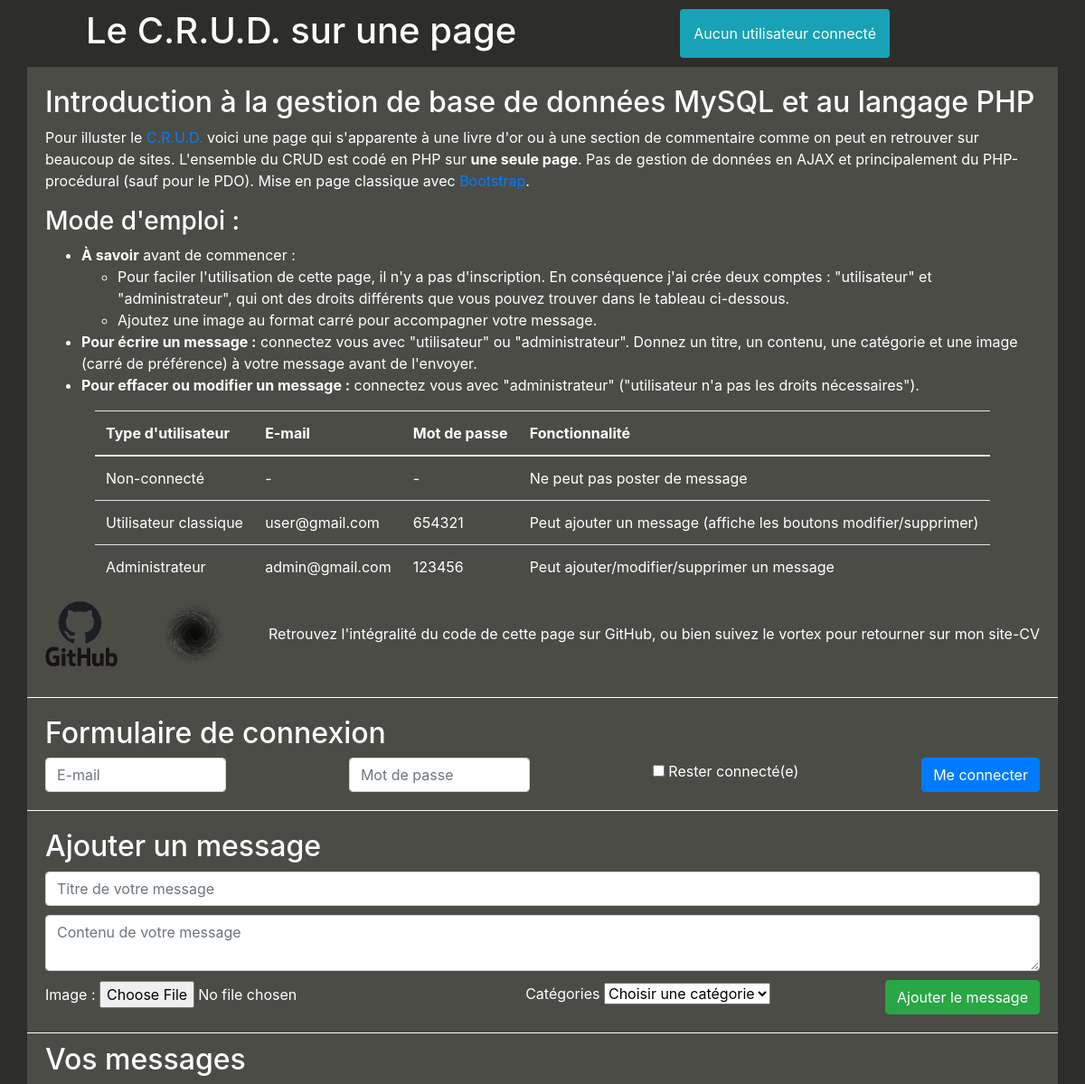
Before: / with the older database file.
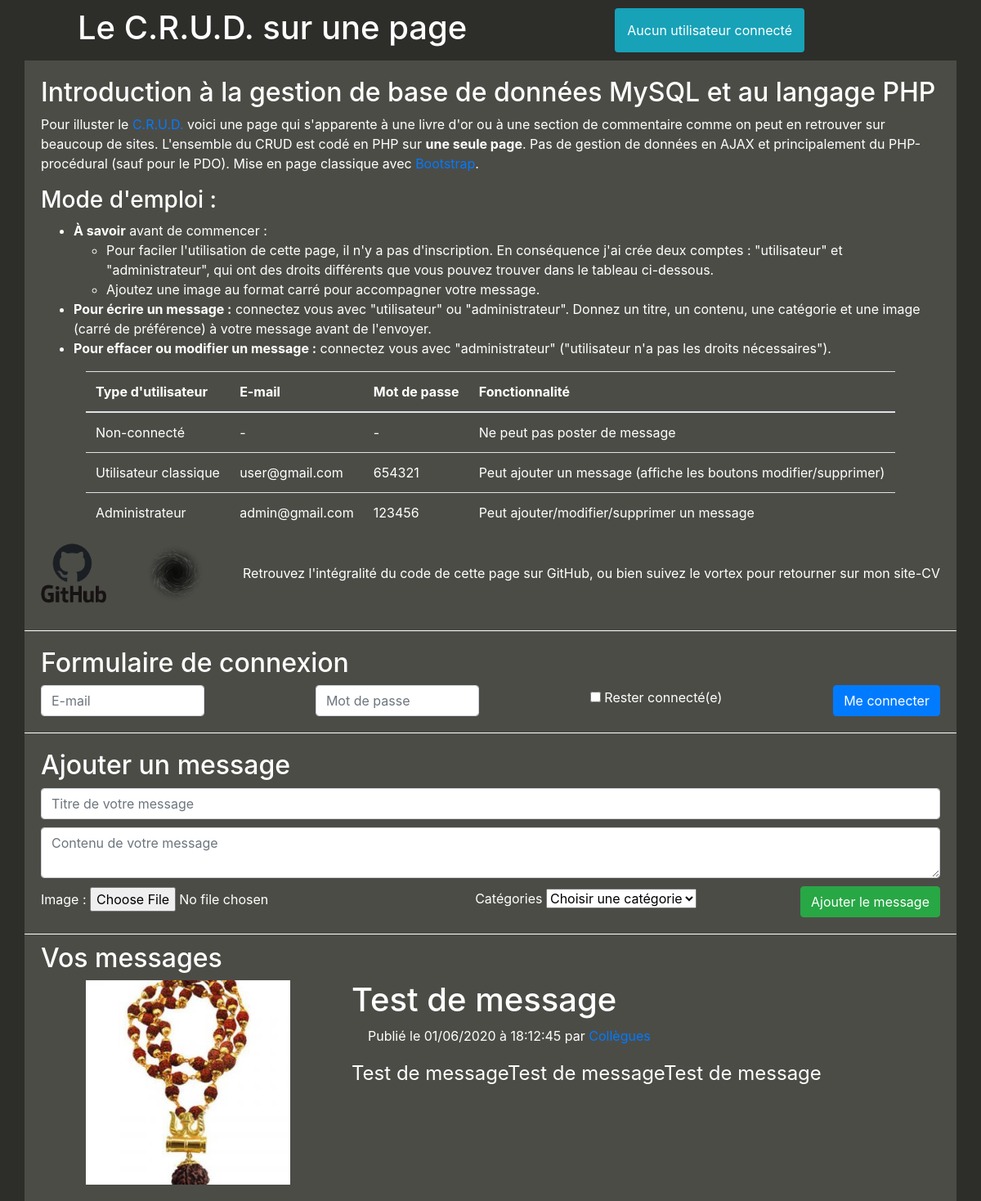
After: the same page with the newer database file.
### tables this page shows
CREATE TABLE `messages` (
  `id` int(11) NOT NULL,
  `title` varchar(255) NOT NULL,
  `content` longtext NOT NULL,
  `featured_image` varchar(255) DEFAULT NULL,
  `created_at` datetime NOT NULL DEFAULT current_timestamp(),
  `users_id` int(11) NOT NULL
);

### inc/lib.php (called while the page is built, shortened)
<?php
function verifForm($variablesuperglobale, $champs){
   foreach($champs as $champ){
       if(isset($variablesuperglobale[$champ]) && !empty($variablesuperglobale[$champ])){
           $reponse = true;
       }else{
           return false;
       }
   }
    return $reponse;
}
?>

### index.php (the view, shortened to what this page needs)
<?php
$title = '';
$content = '';
$message = null;
require_once('inc/connect.php');
require_once('inc/lib.php');
$sql = 'SELECT `messages`.*,
GROUP_CONCAT(`categories`.`name`) as categorie_name
FROM `messages`
LEFT JOIN `messages_categories`
ON `messages`.`id` = `messages_categories`.`messages_id`
LEFT JOIN `categories`
ON `messages_categories`.`categories_id` = `categories`.`id`
GROUP BY `messages`.`id`
ORDER BY `created_at` DESC;';
$query = $db->query($sql);
$messages = $query->fetchAll(PDO::FETCH_ASSOC);
?>
<!DOCTYPE html>
<html lang="fr">
<head>
    <link rel="stylesheet" href="https://stackpath.bootstrapcdn.com/bootstrap/4.5.0/css/bootstrap.min.css">
    <link rel="stylesheet" href="style.css">
</head>
<body class="container">
    <div class="d-flex flex-row justify-content-between">
        <h1>Le C.R.U.D. sur une page</h1>
        <?php
        if (isset($_SESSION)) : ?>
        <?php
            if (verifForm($_SESSION, ['user'])) : ?>
        <?php
                $roles = json_decode($_SESSION['user']['roles']);
                if (in_array('ROLE_ADMIN', $roles) || in_array('ROLE_USER', $roles)) : ?>
        <div class="alerts">
            <p><?= $_SESSION['user']['name'] ?> est connecté</p>
        </div>
        <?php endif ?>
        <?php else : ?>
        <div class="alerts">
            <p>Aucun utilisateur connecté</p>
        </div>
        <?php endif ?>
        <?php endif ?>
    </div>
    <header class="row">
        <div id="intro">
            <h2>Introduction à la gestion de base de données MySQL et au langage PHP</h2>
            <p>Pour illuster le <a href="https://en.wikipedia.org/wiki/Create,_read,_update_and_delete">C.R.U.D.</a> voici une page qui s'apparente à une livre d'or ou à une section de commentaire comme on peut en retrouver sur beaucoup de sites. L'ensemble du CRUD est codé en PHP sur <span class="intro_span">une seule page</span>. Pas de gestion de données en AJAX et principalement du PHP-procédural (sauf pour le PDO). Mise en page classique avec <a href="https://getbootstrap.com">Bootstrap</a>.</p>
            <h3>Mode d'emploi : </h3>
            <ul>
                <li>
                    <span class="intro_span">À savoir</span> avant de commencer :
                    <ul>
                        <li>
                            Pour faciler l'utilisation de cette page, il n'y a pas d'inscription. En conséquence j'ai crée deux comptes : "utilisateur" et "administrateur", qui ont des droits différents que vous pouvez trouver dans le tableau ci-dessous.
                        </li>
                        <li>
                            Ajoutez une image au format carré pour accompagner votre message.
                        </li>
                    </ul>
                </li>
                <li>
                    <span class="intro_span">Pour écrire un message :</span> connectez vous avec "utilisateur" ou "administrateur". Donnez un titre, un contenu, une catégorie et une image (carré de préférence) à votre message avant de l'envoyer.
                </li>
                <li>
                    <span class="intro_span">Pour effacer ou modifier un message :</span> connectez vous avec "administrateur" ("utilisateur n'a pas les droits nécessaires").
                </li>
            </ul>
            <div class="d-flex justify-content-center">
                <table class="table tableau">
                    <thead>
                        <tr>
                            <th scope="col">Type d'utilisateur</th>
                            <th scope="col">E-mail</th>
                            <th scope="col">Mot de passe</th>
                            <th scope="col">Fonctionnalité</th>
                        </tr>
                    </thead>
                    <tbody>
                        <tr>
                            <td>Non-connecté</td>
                            <td>-</td>
                            <td>-</td>
                            <td>Ne peut pas poster de message</td>
                        </tr>
                        <tr>
                            <td>Utilisateur classique</td>
                            <td>user@gmail.com</td>
                            <td>654321</td>
                            <td>Peut ajouter un message (affiche les boutons modifier/supprimer)</td>
                        </tr>
                        <tr>
                            <td>Administrateur</td>
                            <td>admin@gmail.com</td>
                            <td>123456</td>
                            <td>Peut ajouter/modifier/supprimer un message</td>
                        </tr>
                    </tbody>
                </table>
            </div>
            <div class ="d-flex flex-row justify-content-between">
            <a  href="https://github.com/MM12300/Projet-3"><img class="logo" src="images/gitpng.png" alt="git"></a>
            <a href="http://cv.matthieu-m.com"><img class="logo" id="vortex" src="images/vortexpng.png" alt="mon site cv"></a>
            <p class="align-center">Retrouvez l'intégralité du code de cette page sur GitHub, ou bien suivez le vortex pour retourner sur mon site-CV</p>
        </div>
        </div>
    </header>
    <main class="row">
        <section class="col-12 d-flex flex-column" id="connect">
            <h2>Formulaire de connexion</h2>
            <form class="d-flex flex-row justify-content-between" method="post">
                <div class="input-group input_connect">
                    <input class="form-control" type="email" id="mail" name="mail" placeholder="E-mail">
                </div>
                <div class="input-group input_connect">
                    <input class="form-control" type="password" id="motdepasse" name="motdepasse" placeholder="Mot de passe">
                </div>
                <div class="align-self-center">
                    <input type="checkbox" name="remember" id="remember">
                    <label for="remember">Rester connecté(e)</label>
                </div>
                <?php
                if (isset($_SESSION)) : ?>
                <button class="btn btn-primary" name="connect">Me connecter</button>
                <?php endif ?>
            </form>
        </section>
        <section class="col-12" id="add-mess">
            <div>
                <h2><?php if (!$message) {
                        echo "Ajouter un message";
                    } else {
                        echo "Modifier votre message";
                    };
                    ?></h2>
                <form method="post" enctype="multipart/form-data">
                    <div class="input-group input_msg">
                        <input class="form-control" type="text" id="titre" name="titre" placeholder="<?php if (!$message) {
                                                                                                            echo "Titre de votre message";
                                                                                                        } else {
                                                                                                            echo "";
                                                                                                        };
                                                                                                        ?>" value="<?= $title ?>">
                    </div>
                    <div class="input-group input_msg">
                        <textarea class="form-control" name="contenu" id="contenu" placeholder="<?php if (!$message) {
                                                                                                    echo "Contenu de votre message";
                                                                                                } else {
                                                                                                    echo "";
                                                                                                };
                                                                                                ?>"><?= $content ?></textarea>
                    </div>
                    <div class="d-flex flex-row justify-content-between">
                        <div class="align-self-center">
                            <label for="image"> Image :</label>
                            <input type="file" name="image" id="image">
                        </div>
                        <div class="align-self-center">
                            <label for="categories">Catégories</label>
                            <select id="categories" name="categories">
                                <option type="text" value="5">Choisir une catégorie</option>
                            </select>
                        </div>
                        <div>
                            <button name="message" class="btn btn-success">
                                <?php if (!$message) {
                                    echo "Ajouter le message";
                                } else {
                                    echo "Modifier le message";
                                };
                                ?>
                            </button>
                        </div>
                    </div>
            </div>
        </section>
        <section id="display-mess">
            <h2 id="vosmessages">Vos messages</h2>
            <?php foreach ($messages as $message) : ?>
            <section class="col-12 sectionmsg">
                <div class="d-flex flex-row">
                    <?php
                        if ($message['featured_image'] != null) :
                            $nom_image = pathinfo($message['featured_image'], PATHINFO_FILENAME);
                            $extension = pathinfo($message['featured_image'], PATHINFO_EXTENSION);
                            $image = $nom_image . '-300x300.' . $extension;
                            ?>
                    <div class="col-4 d-flex justify-content-center"><img src="uploads/<?= $image ?>" alt="<?= $message['title'] ?>" <?php
                                                                                                                                            endif; ?>>
                    </div>
                    <div class="col-8 text-wrap">
                        <div class="align-self-center d-flex flex-row justify-content-between msg-title">
                            <h2><a><?= $message['title'] ?> </a></h2>
                        </div>
                        <div>
                            <p class="date">
                                Publié le <?= date('d/m/Y à H:i:s', strtotime($message['created_at'])) ?>
                                par
                                <?php
                                    $categories = explode(',', $message['categorie_name']);
                                    foreach ($categories as $categorie) {
                                        echo '<a href="#">' . $categorie . '</a> ';
                                    }
                                    ?>
                            </p>
                        </div>
                        <div class="msg-content">
                            <?= $message['content'] ?>
                        </div>
                    </div>
                </div>
            </section>
            <?php endforeach; ?>
        </section>
    </main>
</body>
</html>

### style.css (style rules this page uses)
h1 { margin: 10px 10px 10px 50px; }
img { width:250px; }
body { background-color: #2D2D2A; color : #fff; }
header, main, .row, .col { background-color:#4C4C47; }
#vortex { animation: rotation 2s infinite linear; }
#add-mess, #connect, #intro { padding:20px; }
#titre, #contenu { margin-bottom:10px; }
.date { padding-left:20px; }
.sectionmsg { margin-bottom:20px; }
.msg-content { font-size:1.5rem; }
.msg-title h2 { font-size:2.5rem; }
.intro_span { font-weight:bold; }
.input_connect { width:200px; }
.logo { width: 80px; }
.table { text-align:left; width: 90%; color:white; margin:0; }
.alerts { color: #fff; background-color: #17a2b8; border-color: #17a2b8; border-radius:0.25rem; text-align : center; display : flex; flex-direction:row; justify-content:center; margin:auto; margin-top:10px; margin-bottom:10px; padding:15px; }
.alerts p { margin:0; }
#display-mess, #add-mess { width:100%; margin:0; }
#vosmessages { padding-left:20px; }
#intro div:last-of-type { margin: 10px 0px; }
#intro div:last-of-type > p { margin:0; align-self:center; }
#connect { border-top : solid 1px white; border-bottom : solid 1px white; }
#add-mess { border-bottom: solid 1px white; }
#display-mess { margin-top : 10px; }

Changed rows visible on the page:
added messages: title "Test de message", created_at "01/06/2020 à 18:12:45", categorie "Collègues", content "Test de messageTest de messageTest de message"
